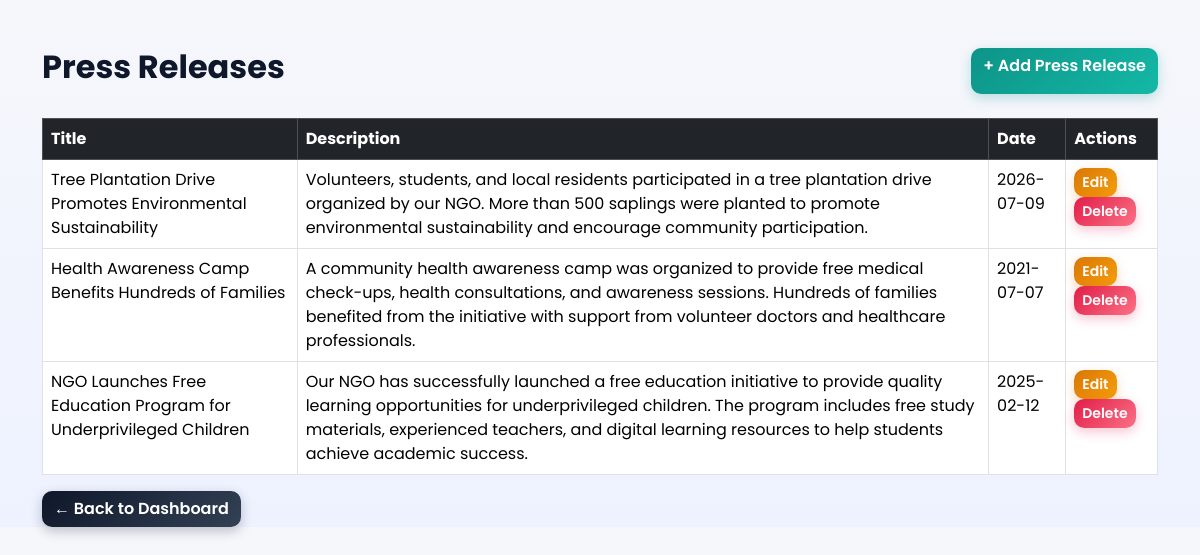
Screenshot of /press_releases (signed in) with the database file from the repository.
### tables this page shows
CREATE TABLE press_releases(
    id INTEGER PRIMARY KEY AUTOINCREMENT,
    title TEXT NOT NULL,
    description TEXT NOT NULL,
    release_date TEXT NOT NULL,
    created_at TIMESTAMP DEFAULT CURRENT_TIMESTAMP
    );

### app.py (the view)
@app.route("/press_releases")
def press_releases():
    if "name" not in session:
        return redirect("/login")
    conn = sqlite3.connect("student.db")
    conn.row_factory = sqlite3.Row
    cursor = conn.cursor()
    cursor.execute("SELECT * FROM press_releases ORDER BY id DESC")
    press = cursor.fetchall()
    conn.close()
    return render_template("press_releases.html", press=press)

### templates/press_releases.html (shortened to what this page needs)
<!DOCTYPE html>
<html>
<head>
    <link href="https://cdn.jsdelivr.net/npm/bootstrap@5.3.3/dist/css/bootstrap.min.css" rel="stylesheet">
<link rel="stylesheet" href="{{ url_for('static', filename='admin-theme.css') }}">
</head>
<body>
<div class="container mt-5">
    <div class="d-flex justify-content-between mb-4">
        <h2>Press Releases</h2>
        <a href="/add_press_release" class="btn btn-success">
            + Add Press Release
        </a>
    </div>
    <table class="table table-bordered table-hover">
        <thead class="table-dark">
            <tr>
                <th>Title</th>
                <th>Description</th>
                <th>Date</th>
                <th>Actions</th>
            </tr>
        </thead>
        <tbody>
        {% for item in press %}
            <tr>
                <td>{{ item["title"] }}</td>
                <td>{{ item["description"] }}</td>
                <td>{{ item["release_date"] }}</td>
                <td>
                    <a href="/edit_press_release/{{ item['id'] }}"
                       class="btn btn-warning btn-sm">
                        Edit
                    </a>
                    <a href="/delete_press_release/{{ item['id'] }}"
                       class="btn btn-danger btn-sm"
                       onclick="return confirm('Delete this press release?')">
                        Delete
                    </a>
                </td>
            </tr>
        {% endfor %}
        </tbody>
    </table>
    <a href="/dashboard" class="btn btn-secondary">
        ← Back to Dashboard
    </a>
</div>
</body>
</html>

### static/admin-theme.css (style rules this page uses)
:root { --primary:#4f46e5; --primary-light:#6366f1; --secondary:#06b6d4; --teal:#0d9488; --teal-light:#14b8a6; --amber:#d97706; --amber-light:#f59e0b; --rose:#e11d48; --rose-light:#fb7185; --dark:#0f172a; --gray:#64748b; }
body { font-family:'Poppins', Arial, sans-serif !important; background:linear-gradient(180deg, #f5f7fb, #eef2ff) !important; }
h1, h2, h3, .page-title { font-weight:700; color:var(--dark); }
a { color:var(--primary); }
.btn { border-radius:10px !important; font-weight:600 !important; border:none !important; transition:transform 0.2s ease, box-shadow 0.2s ease, filter 0.2s ease !important; }
.btn-success { background:linear-gradient(135deg, var(--teal), var(--teal-light)) !important; box-shadow:0 4px 12px rgba(13,148,136,0.25); }
.btn-warning { background:linear-gradient(135deg, var(--amber), var(--amber-light)) !important; color:white !important; box-shadow:0 4px 12px rgba(217,119,6,0.25); }
.btn-danger { background:linear-gradient(135deg, var(--rose), var(--rose-light)) !important; box-shadow:0 4px 12px rgba(225,29,72,0.25); }
.btn-secondary, .btn-dark, .btn-outline-dark { background:linear-gradient(135deg, var(--dark), #334155) !important; color:white !important; box-shadow:0 4px 12px rgba(15,23,42,0.25); }

### rows the page displays
press_releases: title "Tree Plantation Drive Promotes Environmental Sustainability", description "Volunteers, students, and local residents participated in a tree plantation drive organized by our NGO. More than 500 saplings were planted to promote environmental sustainability and encourage community participation.", release_date "2026-07-09"
press_releases: title "Health Awareness Camp Benefits Hundreds of Families", description "A community health awareness camp was organized to provide free medical check-ups, health consultations, and awareness sessions. Hundreds of families benefited from the initiative with support from volunteer doctors and healthcare professionals.", release_date "2021-07-07"
press_releases: title "NGO Launches Free Education Program for Underprivileged Children", description "Our NGO has successfully launched a free education initiative to provide quality learning opportunities for underprivileged children. The program includes free study materials, experienced teachers, and digital learning resources to help students achieve academic success.", release_date "2025-02-12"
